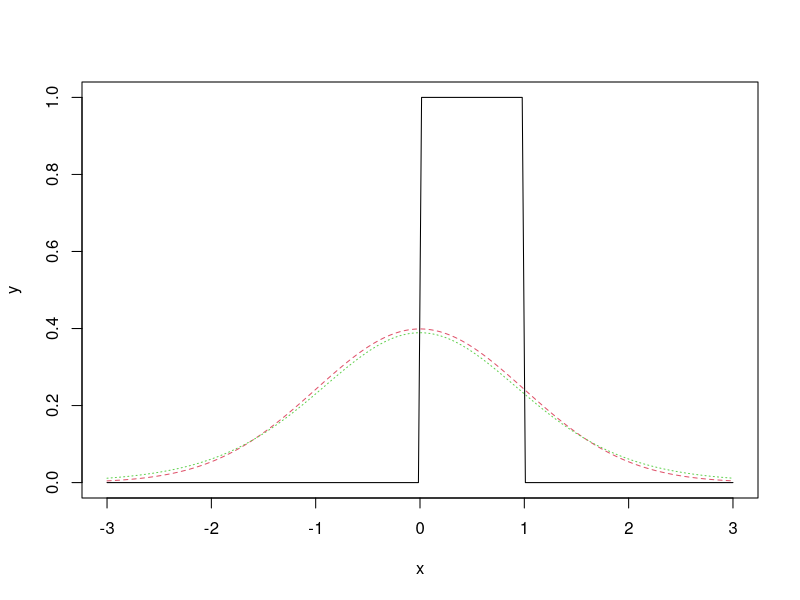
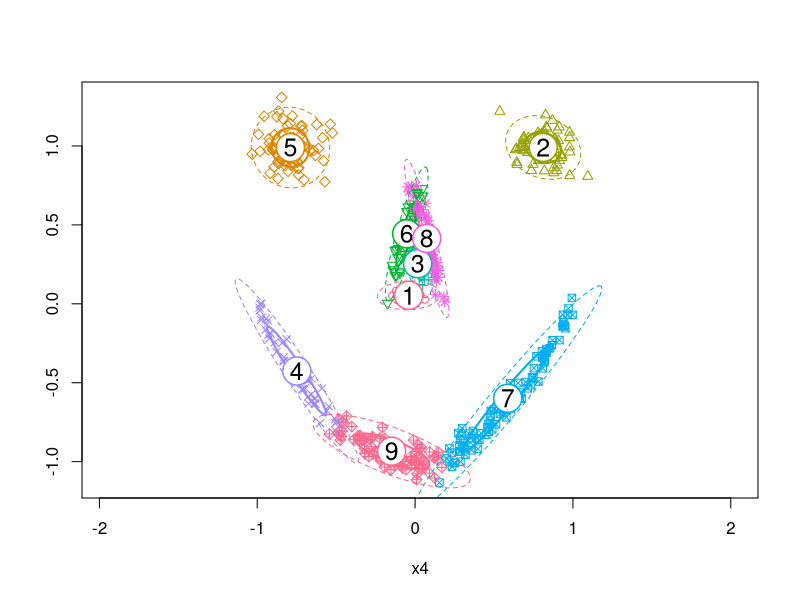

Write the R code that produced these figures, in order.
library(flexmix)


### Name: KLdiv
### Title: Kullback-Leibler Divergence
### Aliases: KLdiv,matrix-method KLdiv,flexmix-method KLdiv,FLXMRglm-method
###   KLdiv,FLXMC-method
### Keywords: methods

### ** Examples

## Gaussian and Student t are much closer to each other than
## to the uniform:

x <- seq(-3, 3, length = 200)
y <- cbind(u = dunif(x), n = dnorm(x), t = dt(x, df = 10))

matplot(x, y, type = "l")
KLdiv(y)

if (require("mlbench")) {
set.seed(2606)
x <-  mlbench.smiley()$x
model1 <- flexmix(x ~ 1, k = 9, model = FLXmclust(diag = FALSE),
                  control  =  list(minprior = 0))
plotEll(model1, x)
KLdiv(model1)
}
